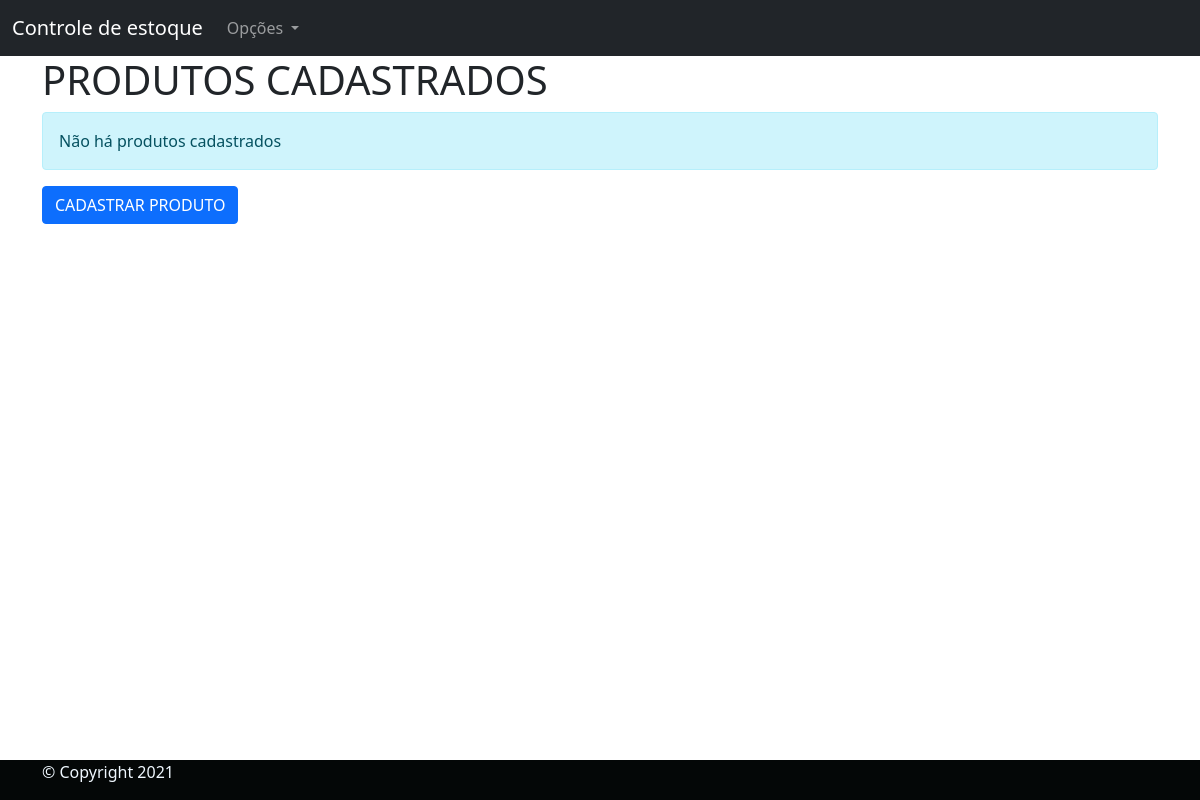
Page /Produtos-cadastrados/ on the earlier database version.
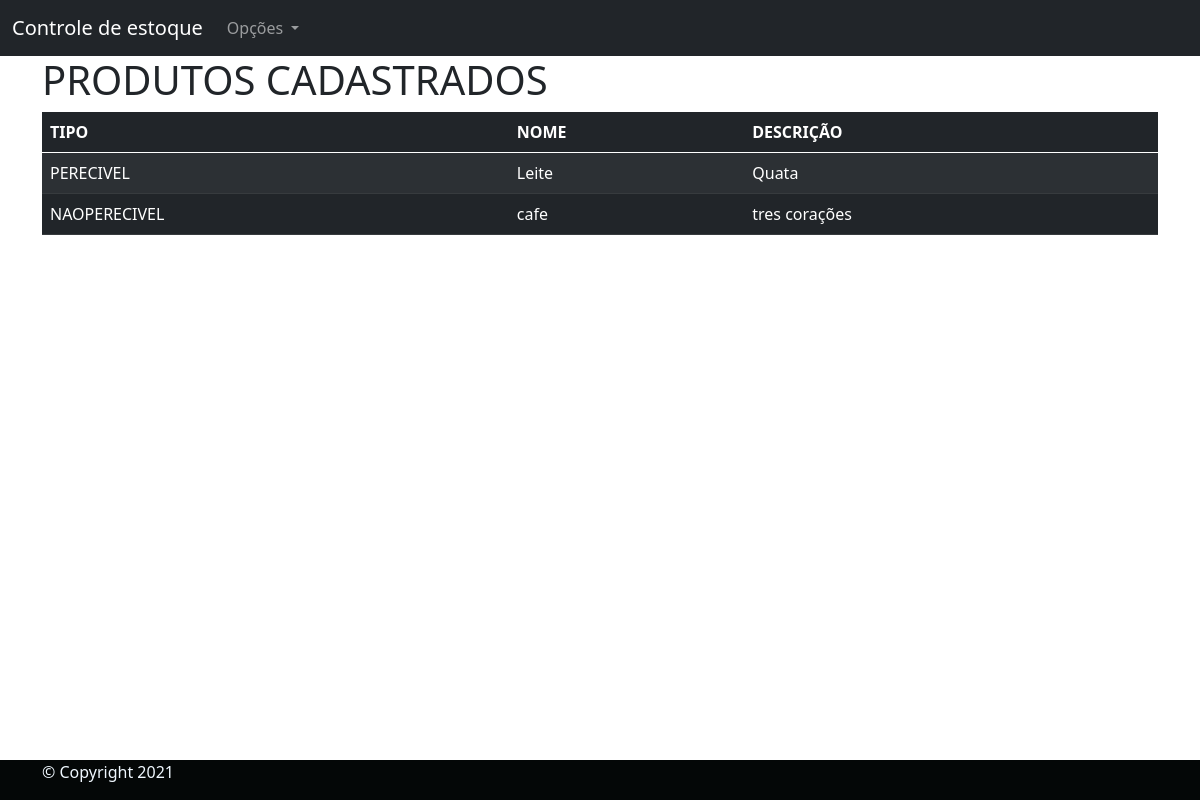
Same page on the later database version.
### estoque/models.py (models this page shows, shortened)
class Produto(models.Model):
    categoria = models.CharField(
        verbose_name="Categoria:", max_length=30, choices=TIPO_ALIMENTO)
    nome = models.CharField(verbose_name="Nome do produto:", max_length=194)
    descricao = models.TextField(
        verbose_name="Descrição do produto:", max_length=194, blank=False, null=False)
    class Meta:
        verbose_name = "Produto"
        verbose_name_plural = "Produtos"
        db_table = "produto"

### estoque/views.py (the view)
# urls.py: path('Produtos-cadastrados/', produtos_cadastrados,
def produtos_cadastrados(request):
    allcadastro = Produto.objects.all()
    context = {
        "listProduto": allcadastro,
    }
    return render(request, "listar_produtos_cadastrados.html", context)

### templates/listar_produtos_cadastrados.html
{% extends 'base.html' %}
{% block conteudo %}
<main class="container">
    <h1>PRODUTOS CADASTRADOS</h1>
    {% if listProduto %}
    <table class="table table-dark table-striped">
        <thead>
          <tr>
            <th scope="col">TIPO</th>
            <th scope="col">NOME</th>
            <th scope="col">DESCRIÇÃO</th>
        </thead>
        <tbody>
         {% for aux in listProduto %}
        <tr>
            <td>{{aux.categoria}}</td>
            <td>{{aux.nome}}</td>
            <td>{{aux.descricao}}</td>
        </tr>
          {% endfor %}
        </tbody>
      </table>
     {% else %}
     <div class="alert alert-info" role="alert">
        Não há produtos cadastrados
      </div>
      <div class="d-grid gap-2">
        <a href="{% url 'cadastrar_produto' %}">
            <button class="btn btn-primary" type="button">CADASTRAR PRODUTO</button>
        </a>
        {% endif%}
</main>
{% endblock %}

Differences in the rows shown:
added Produto: categoria "PERECIVEL", nome "Leite", descricao "Quata"
added Produto: categoria "NAOPERECIVEL", nome "cafe", descricao "tres corações"
Other differences:
text no longer shown: "Não há produtos cadastrados CADASTRAR PRODUTO"
text now shown: "TIPO NOME DESCRIÇÃO"
